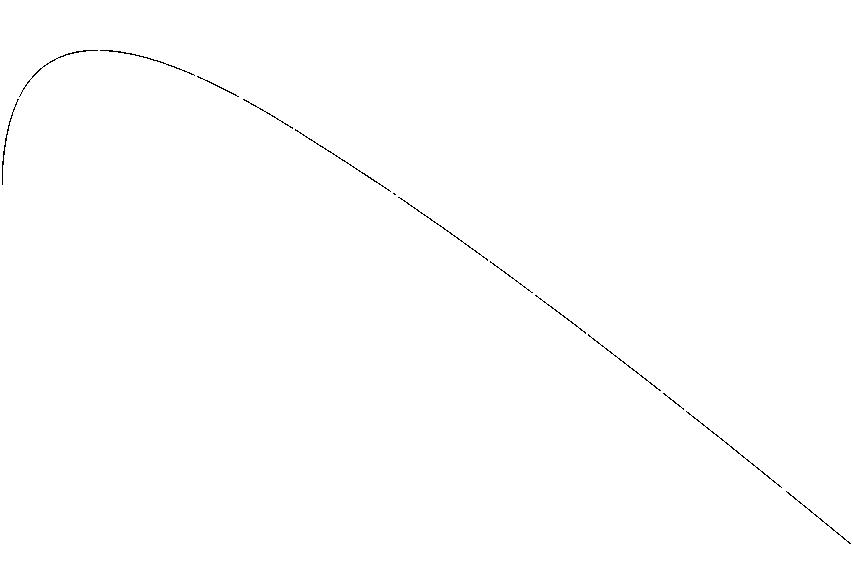
#> input picture fw_values.png, 853 x 588 px
$ python constants.py
#> lines starting #> are read from the running program, lines starting #| are printed output that depends on the picture; after the words box and inside, x2 and y2 are one past the last pixel; in counts of white or black regions, pixels touching at a corner belong together
### image_to_poly.py
import cv2
import numpy as np
import matplotlib.pyplot as plt

# [7 lines left out: function evaluate_polynomial, not called in this run]


def extract_data(name, xr, xo, yr, yo):
    img = cv2.imread(name)
    height, width, _ = img.shape
    fw_rw_pixels = []
    fw_pixels = []
    for x in range(width):
        for y in range(height):
            if img[y, x, 1] < 100:
                fw_rw_pixels.append(x)
                fw_pixels.append(y)
    fw_rw = [xo + (xr * (pixel/width)) for pixel in fw_rw_pixels]
    fw_values = [yo + (yr * ((height - pixel)/height)) for pixel in fw_pixels]
    return fw_rw, fw_values


def get_fw_c():
    rv = 0.8714285714285714
    fw_rw, fw_values = extract_data("fw_values.png", rv, 0, 0.6, 0.6)
    return np.polyfit(fw_rw, fw_values, 20)


def get_fb_c_l():
    fb_ar, fb_values = extract_data("fb_low_values.png", 0.4, 0, 0.5, 0.5)
    return np.polyfit(fb_ar, fb_values, 4)


def get_fb_c_h():
    fb_ar, fb_values = extract_data("fb_high_values.png", 0.4, 0, 0.5, 0.5)
    return np.polyfit(fb_ar, fb_values, 4)


def get_bl_c():
    fb_ar, fb_values = extract_data("bl_values.png", 0.8, 0, 0.5, 0)
    return np.polyfit(fb_ar, fb_values, 12), fb_ar[-1]


def get_r_c():
    fb_ar, fb_values = extract_data("cut_r_values.png", 0.3, 0.15, 0.45, 0)
    return np.polyfit(fb_ar, fb_values, 6), fb_ar, fb_values


def get_theta_c():
    fb_ar, fb_values = extract_data("cut_theta_values.png", 0.3, 0.15, 1.8, 1.4)
    return np.polyfit(fb_ar, fb_values, 6)


def get_jf_data():
    return extract_data("jf_values.png", 5, 1, 3, -3)


def get_p_jf_data():
    return extract_data("pressure_jf_values.png", 5, 1, 3, -2)


def get_p_fb_c_l():
    fb_ar, fb_values = extract_data("pressure_fb_low_values.png", 0.4, 0, 0.8, 0.2)
    return np.polyfit(fb_ar, fb_values, 9), fb_ar[-1]


def get_p_fb_c_h():
    fb_ar, fb_values = extract_data("pressure_fb_high_values.png", 0.4, 0, 0.8, 0.2)
    return np.polyfit(fb_ar, fb_values, 9), fb_ar[-1]


def get_p_bl_c():
    fb_ar, fb_values = extract_data("p_bl_values.png", 0.8, 0, 0.7, 0)
    return fb_ar, fb_values, fb_ar[-1]


# [18 lines left out: functions compare_values, compare_values_interp, not called in this run]

### constants.py
import numpy as np
import image_to_poly as itp


# Conversion and integration functions
def f_to_c(temps):
    if type(temps) == list:
        temps = np.asarray(temps)
    return ((temps - 32) * 5) / 9


def thermal_i_to_m(values):
    if type(values) == list:
        values = np.asarray(values)
    return values * (1055.055853 / (60 * 60 * 0.3048 * (5 / 9)))


def yield_i_to_m(values):
    if type(values) == list:
        values = np.asarray(values)
    return 6894757.2931783 * values


def integrate(coefficients, uv, lv):
    output = 0
    order = len(coefficients)
    for _i in range(order):
        index = _i + 1
        output += ((pow(uv, index) / index) - (pow(lv, index) / index)) * coefficients[order - index]
    return output


def evaluate_polynomial(coefficients, value):
    order = len(coefficients) - 1
    output = 0
    for index in range(order + 1):
        output += coefficients[order - index] * pow(value, index)

    return output


tube_gap_count = 5
pipe_schedules = ["5S", "10S", "40S", "80S", "10", "20", "30", "40", "STD", "60", "XS", "80", "a", "b", "c"]
with open("ASME_pipe_sizes_1.txt", "r") as _file:
#> (reads ASME_pipe_sizes_1.txt from the repository)
    pipe_sizes = {float(line.split(" ")[2]): [line.split(" ")[0],
                                              {pipe_schedules[index]: (float(val) if val != "-" else None)
                                               for index, val in enumerate(line.split(" ")[4::3])}]
                  for line in _file.readlines()}

# Data for 2-propanol
inlet_temp_ipa = 90
outlet_temp_ipa = 40
bulk_temp_ipa = (inlet_temp_ipa + outlet_temp_ipa) / 2

t_ipa = [0, 20, 25, 40, 60, 80, 100, 120, 140, 160, 180, 200]
cp_ipa_cal = np.asarray([0.541, 0.596, 0.613, 0.67, 0.742, 0.798, 0.848, 0.894, 0.939, 0.983, 1.024, 1.062])
cp_ipa = 1000 * 4.1833 * cp_ipa_cal
c_ipa = np.polyfit(t_ipa, cp_ipa, 6)
mean_cp_ipa = integrate(c_ipa, inlet_temp_ipa, outlet_temp_ipa) / (inlet_temp_ipa - outlet_temp_ipa)
mean_cp_ipa_bulk = evaluate_polynomial(c_ipa, bulk_temp_ipa)

rho_t_ipa = list(range(0, 110, 10))
rho_ipa_vl = np.asarray([0.8003, 0.7931, 0.7885, 0.7774, 0.7689, 0.7599, 0.7504, 0.7402, 0.7295, 0.7182, 0.7062]) * 1000
rho_c_ipa = np.polyfit(rho_t_ipa, rho_ipa_vl, 6)
rho_ipa = integrate(rho_c_ipa, inlet_temp_ipa, outlet_temp_ipa) / (inlet_temp_ipa - outlet_temp_ipa)
rho_ipa_bulk = evaluate_polynomial(rho_c_ipa, bulk_temp_ipa)

mfr_ipa = 85000 / (60 * 60)
vfr_ipa = mfr_ipa / rho_ipa

mu_t_ipa = [0, 20, 50, 80, 100]
mu_values_ipa = np.asarray([4.710, 2.432, 1.042, 0.524, 0.354]) / 1000
mu_c_ipa = np.polyfit(mu_t_ipa, mu_values_ipa, 4)
mu_ipa = integrate(mu_c_ipa, inlet_temp_ipa, outlet_temp_ipa) / (inlet_temp_ipa - outlet_temp_ipa)
mu_ipa_bulk = evaluate_polynomial(mu_c_ipa, bulk_temp_ipa)

k_t_ipa = [-25, 0, 25, 50, 75, 100]
k_values_ipa = [0.146, 0.141, 0.135, 0.129, 0.124, 0.118]
k_c_ipa = np.polyfit(k_t_ipa, k_values_ipa, 4)
k_ipa = integrate(k_c_ipa, inlet_temp_ipa, outlet_temp_ipa) / (inlet_temp_ipa - outlet_temp_ipa)
k_ipa_bulk = evaluate_polynomial(k_c_ipa, bulk_temp_ipa)

# Data for water
inlet_temp_wa = 25

t_wa = [0, 10, 20, 30, 40, 50, 60, 70, 80, 90, 100]
cp_wa = [4217.6, 4192.1, 4181.8, 4178.4, 4178.5, 4180.6, 4184.3, 4189.5, 4196.3, 4205, 4215.9]
c_wa = np.polyfit(t_wa, cp_wa, 6)

rho_values_wa = [999.84, 999.7, 998.21, 995.65, 992.22, 988.03, 983.2, 977.78, 971.82, 965.35, 958.4]
rho_c_wa = np.polyfit(t_wa, rho_values_wa, 6)

mu_values_wa = [0.001793, 0.001307, 0.001002, 0.0007977, 0.0006532, 0.000547, 0.0004665, 0.000404, 0.0003544, 0.0003145,
                0.0002818]
mu_c_wa = np.polyfit(t_wa, mu_values_wa, 6)

k_values_wa = [0.561, 0.58, 0.5984, 0.6154, 0.6305, 0.6435, 0.6543, 0.6631, 0.67, 0.6753, 0.6791]
k_c_wa = np.polyfit(t_wa, k_values_wa, 6)

# Data for Alloy 20
tc_temp = f_to_c(np.asarray([70, 100, 150, 200, 250, 300]))  # It gives a warning for some reason when kept as a list
tc_val = thermal_i_to_m([6.9, 6.9, 7.2, 7.5, 7.8, 8.0])
c_tc = np.polyfit(tc_temp, tc_val, 5)
mean_tc_a20 = integrate(c_tc, 90, 25) / (90 - 25)  # W/m K

ys_temp = tc_temp
ys_val = yield_i_to_m([35.0, 35.0, 32.0, 30.9, 30.2, 29.6])
c_ys = np.polyfit(ys_temp, ys_val, 5)
mean_ys_a20 = integrate(c_ys, 90, 25) / (90 - 25)  # Pa

# # Data for hastelloy-C276
# mean_tc_a20 = 9.8  # W/m K

# Pricing Weights and Densities
tube_pw = 0.8 * 26
shell_pw = 0.8 * 4.38
rho_tube = 8100
rho_shell = 8000

# [7 lines of commented-out code are left out]
corrosion_allowance_index = 2
tube_correction = -2
corrosion_allowance = 0.5 * corrosion_allowance_index
tube_th = [[1.2, 1.6, 2, 2],
           [1.6, 2, 2.6, 2.6],
           [1.6, 2, 2.6, 3.2],
           [1.6, 2, 2.6, 3.2],
           [2, 2.6, 3.2, 3.2],
           [2, 2.6, 3.2, 3.2]]
dimensions = {16: tube_th[0][corrosion_allowance_index + tube_correction],
              20: tube_th[1][corrosion_allowance_index + tube_correction],
              25: tube_th[2][corrosion_allowance_index + tube_correction],
              30: tube_th[3][corrosion_allowance_index + tube_correction],
              38: tube_th[4][corrosion_allowance_index + tube_correction],
              50: tube_th[5][corrosion_allowance_index + tube_correction]}  # Outer Diameter : Thickness
outer_ds = list(dimensions.keys())
inner_ds = [val - (dimensions[val] * 2) for val in outer_ds]

# Tube Sheet Data
min_ts_thickness = [19.1, 19.1, 19.1, 22.2, 25.4, 31.8]  # From B-7.1.1 in TEMA 10th edition
ts_thickness = [(tst + corrosion_allowance) / 1000 for tst in min_ts_thickness]

# Fouling Resistances
ri = 0.0002
ro_max = 0.0003  # Cooling Tower Water
ro_min = 0.00017  # Cooling Tower Water. Would be 0.0001 for river water
ro_selected = (ro_min + ro_max) / 2
hf_selected = 1 / ro_selected
# Since the fouling resistances are low, only the >1000 values are included
if hf_selected < 1000 or hf_selected > 6000:
    raise Exception("Fouling resistance is too high or low.")
f_r_t_6 = [1.12, 1.38, 1.55]
f_r_t_2 = [1.37, 2.31, 2.96]
f_r_t_1 = [1.64, 3.44, 4.77]

f_r_l_6 = [1.06, 1.20, 1.28]
f_r_l_2 = [1.19, 1.44, 1.55]
f_r_l_1 = [1.32, 1.99, 2.38]
if hf_selected > 2000:
    fouled_ratio_t = [np.interp(hf_selected, [2000, 6000], [f_r_t_2[_index], f_r_t_6[_index]]) for _index in range(3)]
    fouled_ratio_l = [np.interp(hf_selected, [2000, 6000], [f_r_l_2[_index], f_r_l_6[_index]]) for _index in range(3)]
else:
    fouled_ratio_t = [np.interp(hf_selected, [1000, 2000], [f_r_t_1[_index], f_r_t_2[_index]]) for _index in range(3)]
    fouled_ratio_l = [np.interp(hf_selected, [1000, 2000], [f_r_l_1[_index], f_r_l_2[_index]]) for _index in range(3)]

sd_bs_ratio = [1, 2, 5]

# shell-side coefficient jh from graph
jh_re_s = np.log10(np.asarray([1.75, 2, 3, 4, 5, 6, 7, 8, 9, 10,
                               20, 30, 40, 50, 60, 70, 80, 90, 100,
                               200, 300, 400, 500, 600, 700, 800, 900, 1000]) * 1000)
jh_pixels_s = [30, 35, 51, 63, 71, 79, 84, 89, 95, 98, 124, 136, 145,
               152, 157, 162, 165, 169, 172, 191, 200, 206,
               211, 215, 218, 220, 222, 224]
jh_values_s = [((278 - pixel) / (278 - 75)) - 3 for pixel in jh_pixels_s]
jh_c_s = np.polyfit(jh_re_s, jh_values_s, 6)
jh_flat_s = pow(10, jh_values_s[0])

# Baffle thickness data
baffle_th = [[3.2, 4.8, 6.4, 9.5, 9.5],
             [4.8, 6.4, 9.5, 9.5, 12.7],
             [6.4, 7.9, 9.5, 12.7, 15.9],
             [6.4, 9.5, 12.7, 15.9, 15.9],
             [9.5, 12.7, 15.9, 19.1, 19.1]]

# Fn values from graph
fn_ncv = [5, 10, 15, 20, 25, 30, 35]
fn_pixels = [312, 239, 193, 166, 150, 137, 128]
fn_values = [(((429 - pixel) / (429 - 26)) / 5) + 0.9 for pixel in fn_pixels]
fn_c = np.polyfit(fn_ncv, fn_values, 6)

# Fw values from graph
# It was found that many more data points were required.

# rw_1 = 0.1 * ((84-65)/(163-65))
rw_2 = 0.8 + 0.1 * ((917 - 847) / (163 - 65))

# Using a modified version of the image in Coulson and Richardson
fw_c = itp.get_fw_c()
#> in extract_data, img is the input picture: shape (588, 853, 3); 99.8% white; black in thin lines or dots, all inside (x1, y1, x2, y2) = (2, 50, 851, 544)

# Fb values from (a modified version of) the graph
fb_c_l = itp.get_fb_c_l()
#> call 2 of extract_data, with name = 'fb_low_values.png', xr = 0.4, xo = 0, yr = 0.5, yo = 0.5
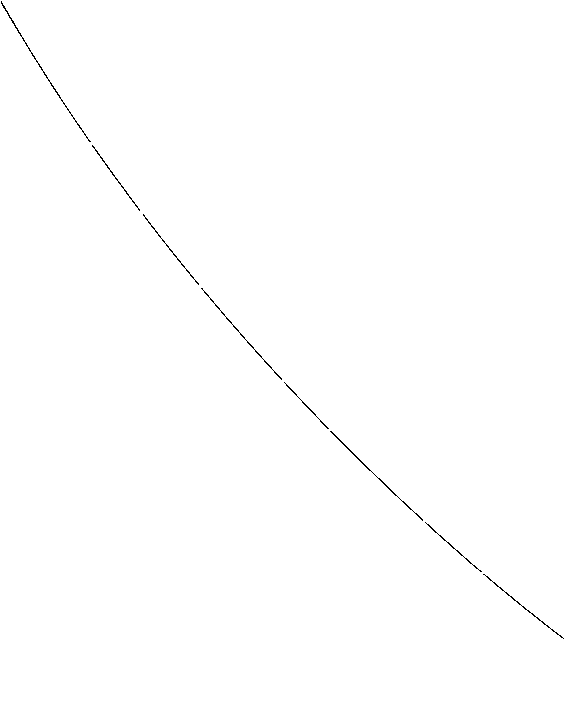
#> input picture fb_low_values.png, 565 x 714 px
#> in extract_data, img is the input picture: shape (714, 565, 3); 99.7% white; black in thin lines or dots, all inside (x1, y1, x2, y2) = (1, 1, 564, 639)
#> fb_c_l = [3.39, -3.97, 2.49, -1.7, 1]
fb_c_h = itp.get_fb_c_h()
#> call 3 of extract_data, with name = 'fb_high_values.png', xr = 0.4, xo = 0, yr = 0.5, yo = 0.5
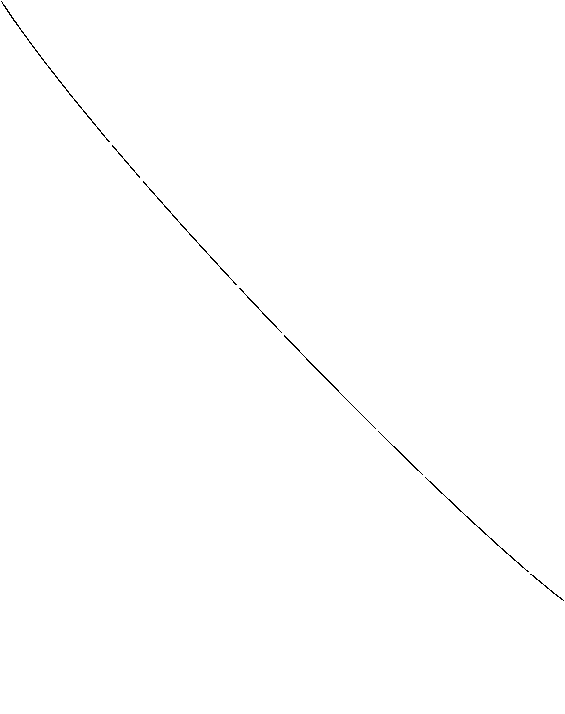
#> input picture fb_high_values.png, 565 x 714 px
#> in extract_data, img is the input picture: shape (714, 565, 3); 99.8% white; black in thin lines or dots, all inside (x1, y1, x2, y2) = (1, 1, 564, 601)
#> fb_c_h = [5.13, -4.58, 1.88, -1.4, 0.999]

bl_c, bl_ar_max = itp.get_bl_c()
#> call 4 of extract_data, with name = 'bl_values.png', xr = 0.8, xo = 0, yr = 0.5, yo = 0
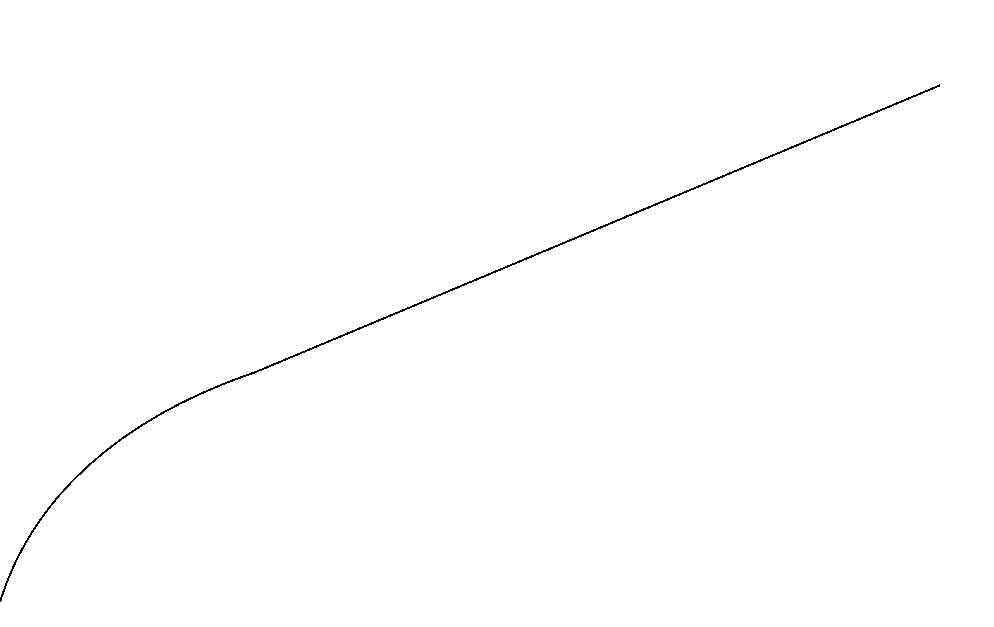
#> input picture bl_values.png, 994 x 627 px
#> in extract_data, img is the input picture: shape (627, 994, 3); 99.7% white; black in thin lines or dots, all inside (x1, y1, x2, y2) = (0, 84, 940, 602)
#> bl_ar_max = 0.756
#> (the run stopped early here; a loop or call above may not have finished)
